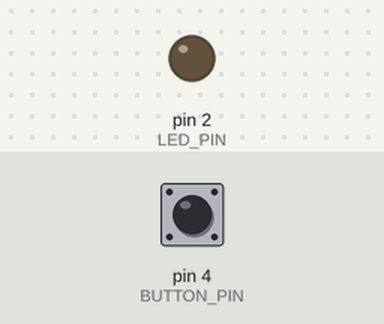
The sketch below on a simulated Arduino Uno, built with avr-gcc and run on an emulated ATmega328P. Parts: output pins drawn as LEDs (lit = HIGH). The test bench sets the inputs (shaded band); at power-on: pin 4 (BUTTON_PIN) LOW.

Above: at 1.2 s.
1.3 s: pin 4 (BUTTON_PIN) pulled HIGH for 0.15 s
At 1.37 s:
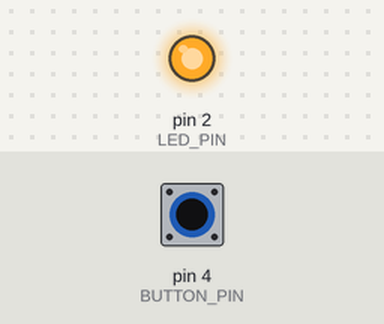
2.9 s: pin 4 (BUTTON_PIN) pulled HIGH for 3.2 s
At 6.5 s:
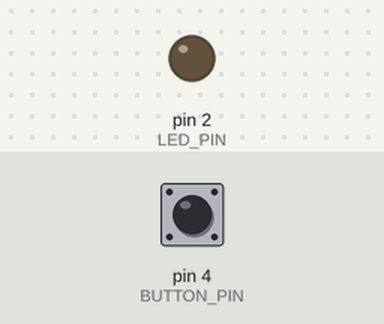
Timing chart, 0 to 8.0 s (numbered marks = the images above; inputs shaded):
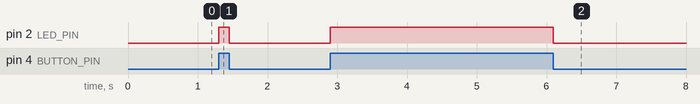

The sketch:

Button_LED_Control.ino
```cpp
#define LED_PIN 2
#define BUTTON_PIN 4

void setup() {
  pinMode(LED_PIN, OUTPUT);
  pinMode(BUTTON_PIN, INPUT);
}

void loop() {
  int buttonState = digitalRead(BUTTON_PIN);
  if (buttonState == HIGH) {
    digitalWrite(LED_PIN, HIGH);
  } else {
    digitalWrite(LED_PIN, LOW);
  }
}
```

Measured:
- after the input at 1.3 s, pin 2 (LED_PIN): LOW → HIGH at once, → LOW 0.15 s later
- after the input at 2.9 s, pin 2 (LED_PIN): LOW → HIGH at once, → LOW 3.2 s later
